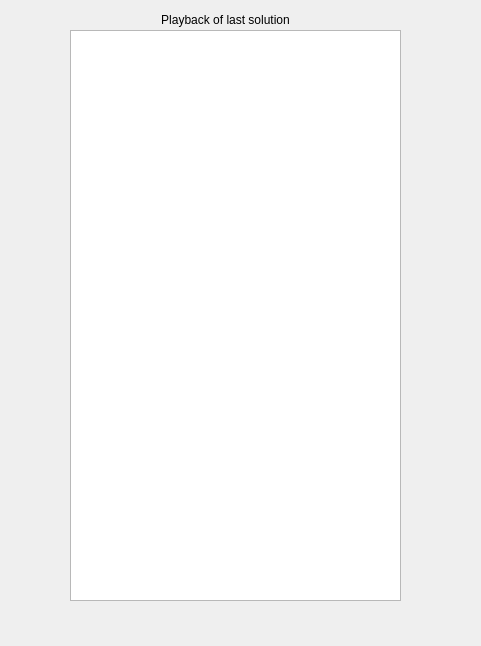
<?xml version="1.0" encoding="UTF-8"?>
<ui version="4.0">
 <class>Playback</class>
 <widget class="QDialog" name="Playback">
  <property name="geometry">
   <rect>
    <x>0</x>
    <y>0</y>
    <width>481</width>
    <height>646</height>
   </rect>
  </property>
  <property name="windowTitle">
   <string>Dialog</string>
  </property>
  <widget class="QTextBrowser" name="textBrowser">
   <property name="geometry">
    <rect>
     <x>70</x>
     <y>30</y>
     <width>331</width>
     <height>571</height>
    </rect>
   </property>
  </widget>
  <widget class="QLabel" name="label">
   <property name="geometry">
    <rect>
     <x>130</x>
     <y>10</y>
     <width>191</width>
     <height>20</height>
    </rect>
   </property>
   <property name="text">
    <string>&lt;html&gt;&lt;head/&gt;&lt;body&gt;&lt;p align=&quot;center&quot;&gt;Playback of last solution&lt;/p&gt;&lt;/body&gt;&lt;/html&gt;</string>
   </property>
  </widget>
 </widget>
 <resources/>
 <connections/>
</ui>
